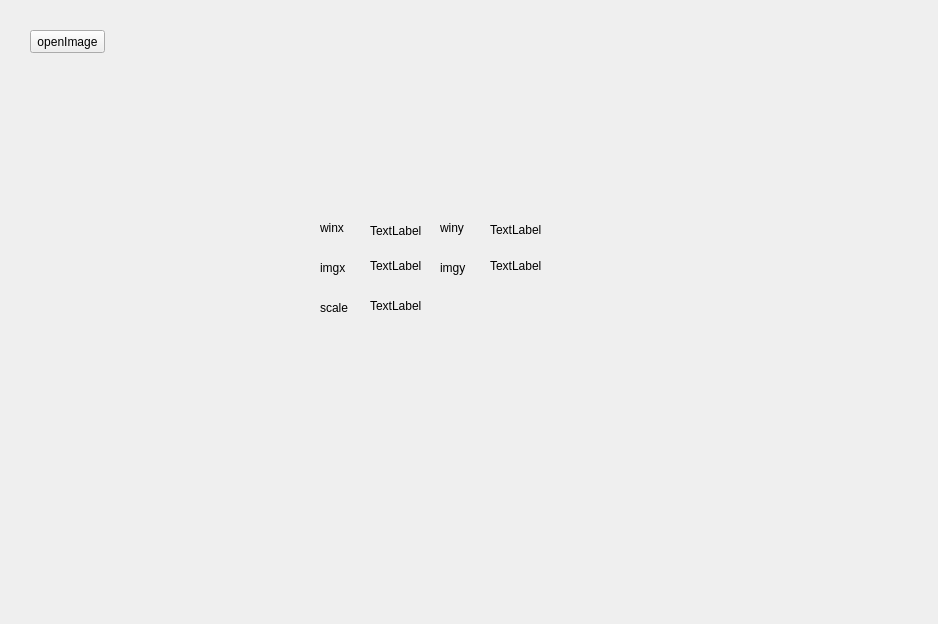
<?xml version="1.0" encoding="UTF-8"?>
<ui version="4.0">
 <class>MainWidgetClass</class>
 <widget class="QWidget" name="MainWidgetClass">
  <property name="geometry">
   <rect>
    <x>0</x>
    <y>0</y>
    <width>938</width>
    <height>624</height>
   </rect>
  </property>
  <property name="windowTitle">
   <string>MainWidget</string>
  </property>
  <widget class="QPushButton" name="pushButton">
   <property name="geometry">
    <rect>
     <x>30</x>
     <y>30</y>
     <width>75</width>
     <height>23</height>
    </rect>
   </property>
   <property name="text">
    <string>openImage</string>
   </property>
  </widget>
  <widget class="QLabel" name="label_winx">
   <property name="geometry">
    <rect>
     <x>370</x>
     <y>220</y>
     <width>54</width>
     <height>21</height>
    </rect>
   </property>
   <property name="text">
    <string>TextLabel</string>
   </property>
  </widget>
  <widget class="QLabel" name="label_winy">
   <property name="geometry">
    <rect>
     <x>490</x>
     <y>220</y>
     <width>54</width>
     <height>20</height>
    </rect>
   </property>
   <property name="text">
    <string>TextLabel</string>
   </property>
  </widget>
  <widget class="QLabel" name="label_imgx">
   <property name="geometry">
    <rect>
     <x>370</x>
     <y>260</y>
     <width>54</width>
     <height>12</height>
    </rect>
   </property>
   <property name="text">
    <string>TextLabel</string>
   </property>
  </widget>
  <widget class="QLabel" name="label_imgy">
   <property name="geometry">
    <rect>
     <x>490</x>
     <y>260</y>
     <width>54</width>
     <height>12</height>
    </rect>
   </property>
   <property name="text">
    <string>TextLabel</string>
   </property>
  </widget>
  <widget class="QLabel" name="label_scale">
   <property name="geometry">
    <rect>
     <x>370</x>
     <y>300</y>
     <width>54</width>
     <height>12</height>
    </rect>
   </property>
   <property name="text">
    <string>TextLabel</string>
   </property>
  </widget>
  <widget class="QLabel" name="label">
   <property name="geometry">
    <rect>
     <x>320</x>
     <y>220</y>
     <width>31</width>
     <height>16</height>
    </rect>
   </property>
   <property name="text">
    <string>winx</string>
   </property>
  </widget>
  <widget class="QLabel" name="label_2">
   <property name="geometry">
    <rect>
     <x>440</x>
     <y>220</y>
     <width>31</width>
     <height>16</height>
    </rect>
   </property>
   <property name="text">
    <string>winy</string>
   </property>
  </widget>
  <widget class="QLabel" name="label_3">
   <property name="geometry">
    <rect>
     <x>320</x>
     <y>260</y>
     <width>31</width>
     <height>16</height>
    </rect>
   </property>
   <property name="text">
    <string>imgx</string>
   </property>
  </widget>
  <widget class="QLabel" name="label_4">
   <property name="geometry">
    <rect>
     <x>440</x>
     <y>260</y>
     <width>31</width>
     <height>16</height>
    </rect>
   </property>
   <property name="text">
    <string>imgy</string>
   </property>
  </widget>
  <widget class="QLabel" name="label_5">
   <property name="geometry">
    <rect>
     <x>320</x>
     <y>300</y>
     <width>31</width>
     <height>16</height>
    </rect>
   </property>
   <property name="text">
    <string>scale</string>
   </property>
  </widget>
 </widget>
 <layoutdefault spacing="6" margin="11"/>
 <resources>
  <include location="MainWidget.qrc"/>
 </resources>
 <connections>
  <connection>
   <sender>pushButton</sender>
   <signal>clicked()</signal>
   <receiver>MainWidgetClass</receiver>
   <slot>openImage()</slot>
   <hints>
    <hint type="sourcelabel">
     <x>72</x>
     <y>44</y>
    </hint>
    <hint type="destinationlabel">
     <x>74</x>
     <y>88</y>
    </hint>
   </hints>
  </connection>
 </connections>
 <slots>
  <slot>openImage()</slot>
 </slots>
</ui>
